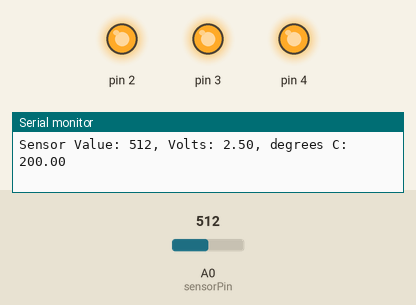
The program below on a simulated Arduino Uno, built with avr-gcc and run on an emulated ATmega328P. On the bench: output pins drawn as LEDs (lit = HIGH), the last lines printed to the serial monitor. Inputs (shaded band) come from the test bench; at power-on: A0 (sensorPin) = 512.

Above: at 1.2 s.
1.3 s: A0 (sensorPin) set to 195
4.3 s: A0 (sensorPin) set to 182
At 5.5 s:
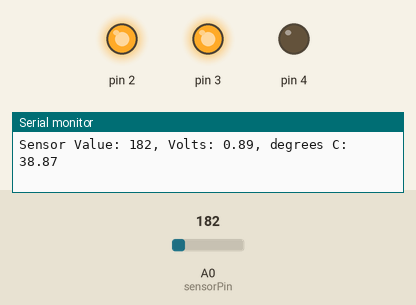
5.8 s: A0 (sensorPin) set to 122
At 7.0 s:
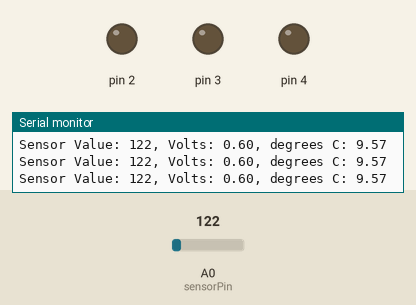
7.3 s: A0 (sensorPin) set to 1023
At 7.7 s:
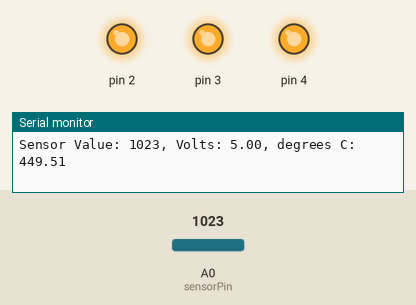
8.8 s: A0 (sensorPin) set to 0
At 9.2 s:
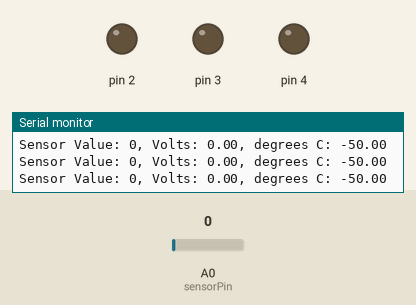
Timing chart, 0 to 11.3 s (numbered marks = the images above; inputs shaded):
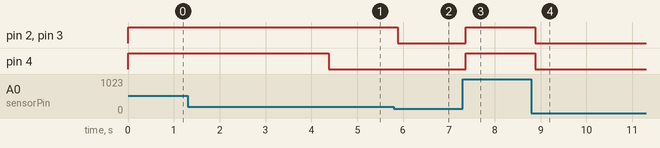

Measured:
- the behaviour switches between 183 and 182 on A0 (sensorPin) (found by bisection; images 0 and 1)
- after the input at 4.3 s, pin 4: HIGH → LOW after 0.08 s
- after the input at 5.8 s, pin 2, pin 3: HIGH → LOW after 0.09 s
- after the input at 7.3 s, pin 2–4: LOW → HIGH after 0.07 s
- after the input at 8.8 s, pin 2–4: HIGH → LOW after 0.08 s

The program:

main.cpp
```cpp
#include <Arduino.h>

const int sensorPin = A0;
const float baselineTemp = 33.0;

void setup(){
    Serial.begin(9600);

    //Set LED pins as OUTPUTs and turn them off
    for(int pinNumber = 2; pinNumber<5; pinNumber++){
        pinMode(pinNumber, OUTPUT);
        digitalWrite(pinNumber, LOW);
    }
}

void loop(){
    int sensorVal = analogRead(sensorPin);

    Serial.print("Sensor Value: ");
    Serial.print(sensorVal);

    float voltage = (sensorVal/1024.0) * 5.0;

    Serial.print(", Volts: ");
    Serial.print(voltage);

    float temp = (voltage - .5) * 100;
    Serial.print(", degrees C: ");
    Serial.println(temp);

    if (temp < baselineTemp + 2){
        digitalWrite(2, 0);
        digitalWrite(3, 0);
        digitalWrite(4, 0);
    }else if (temp >= baselineTemp + 2 && temp < baselineTemp + 4){
        digitalWrite(2, 1);
        digitalWrite(3, 0);
        digitalWrite(4, 0);
    }else if (temp >= baselineTemp + 4 && temp < baselineTemp + 6){
        digitalWrite(2, 1);
        digitalWrite(3, 1);
        digitalWrite(4, 0);
    }else if (temp >= baselineTemp + 6){
        digitalWrite(2, 1);
        digitalWrite(3, 1);
        digitalWrite(4, 1);
    }
    delay(1);
}
```
